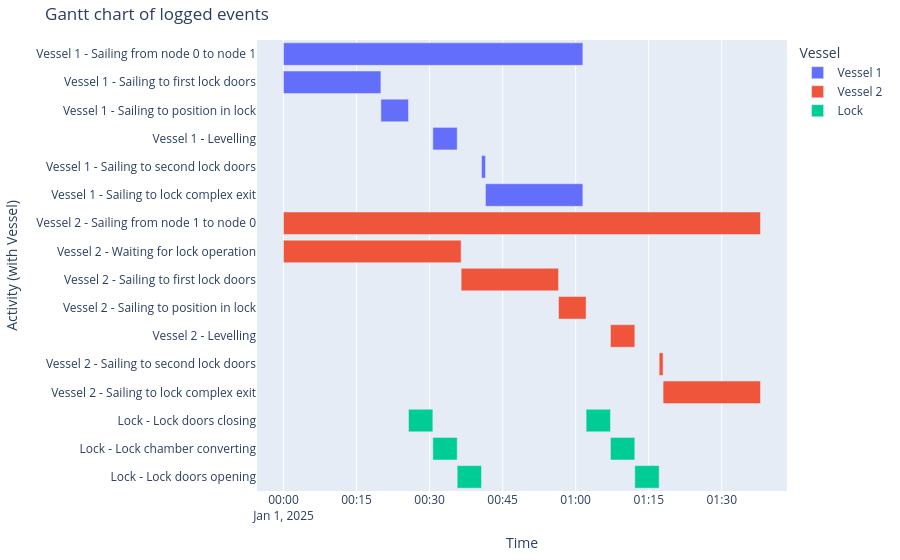

The notebook cell saved with this chart:
### Code cell
df_eventtable = opentnsim.core.logutils.logbook2eventtable([vessel_1, vessel_2, lock])
generate_vessel_gantt_chart(df_eventtable)

### Figure 1 — Plotly figure (JSON) as saved in the notebook; plotly's stock layout.template omitted (floating-point values rounded to 4 significant figures)
{"data": [{"base": ["2025-01-01T00:00:00.000000000", "2025-01-01T00:00:00.000000000", "2025-01-01T00:20:00.000000000", "2025-01-01T00:30:40.172786000", "2025-01-01T00:40:40.172786000", "2025-01-01T00:41:28.768899000"], "hovertemplate": "object name=Vessel 1<br>start time=%{base}<br>stop time=%{x}<br>activity label=%{y}<extra></extra>", "legendgroup": "Vessel 1", "marker": {"color": "#636efa", "pattern": {"shape": ""}}, "name": "Vessel 1", "orientation": "h", "showlegend": true, "textposition": "auto", "type": "bar", "x": [3688768, 1200000, 340172, 300000, 48596, 1200000], "xaxis": "x", "y": ["Vessel 1 - Sailing from node 0 to node 1", "Vessel 1 - Sailing to first lock doors", "Vessel 1 - Sailing to position in lock", "Vessel 1 - Levelling", "Vessel 1 - Sailing to second lock doors", "Vessel 1 - Sailing to lock complex exit"], "yaxis": "y"}, {"base": ["2025-01-01T00:00:00.000000000", "2025-01-01T00:00:00.000000000", "2025-01-01T00:36:28.768898000", "2025-01-01T00:56:28.768898000", "2025-01-01T01:07:09.000000000", "2025-01-01T01:17:09.000000000", "2025-01-01T01:17:57.596112000"], "hovertemplate": "object name=Vessel 2<br>start time=%{base}<br>stop time=%{x}<br>activity label=%{y}<extra></extra>", "legendgroup": "Vessel 2", "marker": {"color": "#EF553B", "pattern": {"shape": ""}}, "name": "Vessel 2", "orientation": "h", "showlegend": true, "textposition": "auto", "type": "bar", "x": [5877596, 2188768, 1200000, 340172, 300000, 48596, 1200000], "xaxis": "x", "y": ["Vessel 2 - Sailing from node 1 to node 0", "Vessel 2 - Waiting for lock operation", "Vessel 2 - Sailing to first lock doors", "Vessel 2 - Sailing to position in lock", "Vessel 2 - Levelling", "Vessel 2 - Sailing to second lock doors", "Vessel 2 - Sailing to lock complex exit"], "yaxis": "y"}, {"base": ["2025-01-01T00:25:40.172786000", "2025-01-01T00:30:40.172786000", "2025-01-01T00:35:40.172786000", "2025-01-01T01:02:09.000000000", "2025-01-01T01:07:09.000000000", "2025-01-01T01:12:09.000000000"], "hovertemplate": "object name=Lock<br>start time=%{base}<br>stop time=%{x}<br>activity label=%{y}<extra></extra>", "legendgroup": "Lock", "marker": {"color": "#00cc96", "pattern": {"shape": ""}}, "name": "Lock", "orientation": "h", "showlegend": true, "textposition": "auto", "type": "bar", "x": [300000, 300000, 300000, 300000, 300000, 300000], "xaxis": "x", "y": ["Lock - Lock doors closing", "Lock - Lock chamber converting", "Lock - Lock doors opening", "Lock - Lock doors closing", "Lock - Lock chamber converting", "Lock - Lock doors opening"], "yaxis": "y"}], "layout": {"barmode": "overlay", "legend": {"title": {"text": "Vessel"}, "tracegroupgap": 0}, "margin": {"b": 20, "l": 20, "r": 20, "t": 40}, "title": {"text": "Gantt chart of logged events"}, "xaxis": {"anchor": "y", "domain": [0, 1], "title": {"text": "Time"}, "type": "date"}, "yaxis": {"anchor": "x", "autorange": "reversed", "domain": [0, 1], "title": {"text": "Activity (with Vessel)"}}}}
